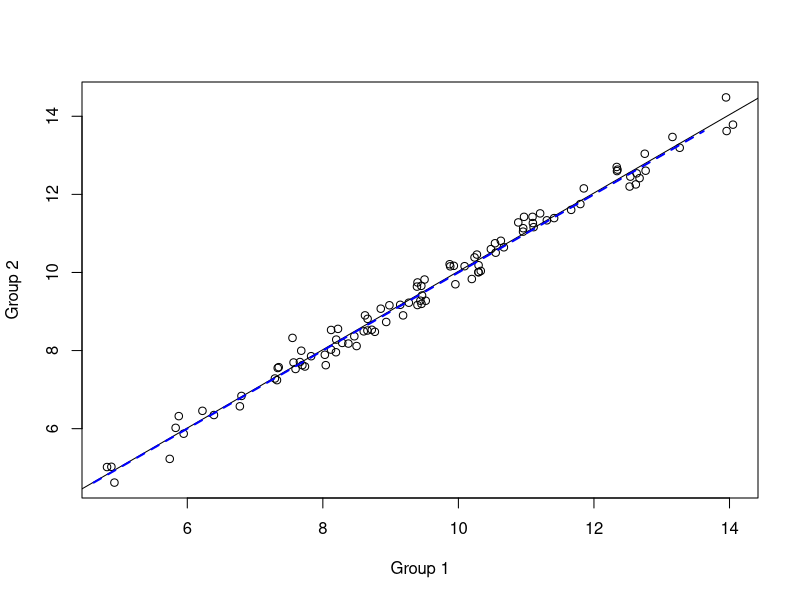

The R script that drew this image:
# ISO Plot Example for Variances
g1<-rnorm(n = 100, mean = 10, sd = 2)
g2<-g1+rnorm(n = 100, mean = 0, sd = runif(1,0,2))
plot(g1, g2, xlab = "Group 1", ylab = "Group 2")
abline(lm(g2~g1))

# Add ISO line
min <- min(range(g1), range(g2))
max <- max(range(g1), range(g2))
lines(x = min:max, y = min:max, lwd = 2, lty = 2, col = "blue")

